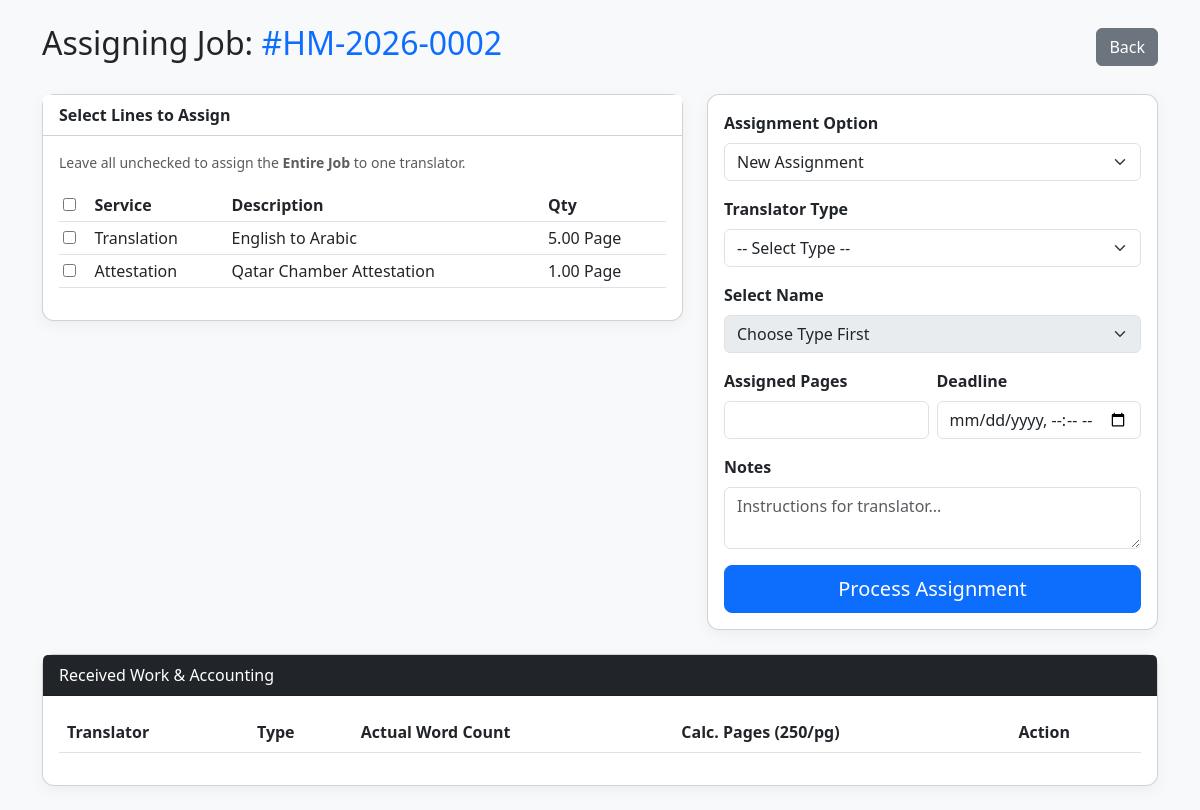
Page /assign_task.php?id=53 (signed in) on the committed database.
### tables this page shows
CREATE TABLE `jobs` (
  `id` int(11) NOT NULL,
  `job_no` varchar(20) NOT NULL,
  `client_id` int(11) NOT NULL,
  `branch_id` int(11) NOT NULL,
  `receiving_method` varchar(50) DEFAULT 'Walk-in',
  `whatsapp_number_id` int(11) DEFAULT NULL,
  `status` enum('Draft','In Progress','Ready','Completed') DEFAULT 'Draft',
  `created_by` int(11) DEFAULT NULL,
  `grand_total` decimal(10,2) DEFAULT 0.00,
  `payment_status` enum('Unpaid','Partially Paid','Paid') DEFAULT 'Unpaid',
  `delivery_info` varchar(255) DEFAULT NULL,
  `additional_notes` text DEFAULT NULL,
  `sub_total` decimal(10,2) DEFAULT 0.00,
  `discount` decimal(10,2) DEFAULT 0.00,
  `internal_notes` text DEFAULT NULL,
  `created_at` timestamp NOT NULL DEFAULT current_timestamp(),
  `amount_paid` decimal(10,2) DEFAULT 0.00,
  `amount_due` decimal(10,2) DEFAULT 0.00,
  `payment_method` varchar(50) DEFAULT NULL,
  `payment_ref` varchar(100) DEFAULT NULL,
  `assigned_to` int(11) DEFAULT NULL,
  `translator_id` int(11) DEFAULT NULL,
  `project_notes` text DEFAULT NULL,
  `deadline` datetime DEFAULT NULL,
  `assigned_translator` varchar(255) DEFAULT NULL,
  `translator_deadline` datetime DEFAULT NULL,
  `updated_at` timestamp NULL DEFAULT NULL ON UPDATE current_timestamp(),
  `client_ref` varchar(255) DEFAULT NULL
);

CREATE TABLE `job_items` (
  `id` int(11) NOT NULL,
  `job_id` int(11) NOT NULL,
  `service_type` varchar(50) DEFAULT NULL,
  `description` text DEFAULT NULL,
  `actual_qty` decimal(10,2) DEFAULT 1.00,
  `source_lang` varchar(50) DEFAULT NULL,
  `target_lang` varchar(50) DEFAULT NULL,
  `pages_s` int(11) DEFAULT 0,
  `pages_t` int(11) DEFAULT 0,
  `rate_per_page` decimal(10,2) DEFAULT NULL,
  `amount` decimal(10,2) DEFAULT NULL,
  `qty` decimal(10,2) DEFAULT 1.00,
  `unit` varchar(50) DEFAULT 'Page',
  `rate` decimal(10,2) DEFAULT 0.00,
  `total` decimal(10,2) DEFAULT 0.00
);

### assign_task.php (the view, shortened to what this page needs)
<?php
include 'db.php';
$job_id = isset($_GET['id']) ? (int)$_GET['id'] : 0;
$stmt = $pdo->prepare("SELECT j.*, b.name as branch_name FROM jobs j LEFT JOIN branches b ON j.branch_id = b.id WHERE j.id = ?");
$stmt->execute([$job_id]);
$job = $stmt->fetch();
$itemsStmt = $pdo->prepare("SELECT * FROM job_items WHERE job_id = ?");
$itemsStmt->execute([$job_id]);
$items = $itemsStmt->fetchAll();
?>
<!DOCTYPE html>
<html lang="en">
<head>
    <link href="https://cdn.jsdelivr.net/npm/bootstrap@5.3.0/dist/css/bootstrap.min.css" rel="stylesheet">
    <link rel="stylesheet" href="https://cdnjs.cloudflare.com/ajax/libs/font-awesome/6.4.0/css/all.min.css">
</head>
<body class="bg-light p-4">
<div class="container">
    <div class="d-flex justify-content-between align-items-center mb-4">
        <h2>Assigning Job: <span class="text-primary">#<?= $job['job_no'] ?></span></h2>
        <a href="manage_jobs.php" class="btn btn-secondary">Back</a>
    </div>
    <form method="POST">
        <div class="row">
            <div class="col-md-7">
                <div class="card assignment-card mb-4">
                    <div class="card-header bg-white fw-bold">Select Lines to Assign</div>
                    <div class="card-body">
                        <p class="small text-muted">Leave all unchecked to assign the <b>Entire Job</b> to one translator.</p>
                        <table class="table table-sm">
                            <thead>
                                <tr>
                                    <th><input type="checkbox" id="selectAll"></th>
                                    <th>Service</th>
                                    <th>Description</th>
                                    <th>Qty</th>
                                </tr>
                            </thead>
                            <tbody>
                                <?php foreach($items as $item): ?>
                                <tr>
                                    <td><input type="checkbox" name="assign_item_ids[]" value="<?= $item['id'] ?>" class="item-chk"></td>
                                    <td><?= $item['service_type'] ?></td>
                                    <td><?= $item['description'] ?></td>
                                    <td><?= $item['qty'] ?> <?= $item['unit'] ?></td>
                                </tr>
                                <?php endforeach; ?>
                            </tbody>
                        </table>
                    </div>
                </div>
            </div>
            <div class="col-md-5">
                <div class="card assignment-card p-3">
                    <div class="mb-3">
                        <label class="form-label fw-bold">Assignment Option</label>
                        <select name="assignment_status" class="form-select">
                            <option value="Assigned">New Assignment</option>
                        </select>
                    </div>
                    <div class="mb-3">
                        <label class="form-label fw-bold">Translator Type</label>
                        <select name="translator_type" id="typeSelect" class="form-select" required onchange="loadTranslators()">
                            <option value="">-- Select Type --</option>
                        </select>
                    </div>
                    <div class="mb-3">
                        <label class="form-label fw-bold">Select Name</label>
                        <select name="translator_id" id="nameSelect" class="form-select" required disabled>
                            <option value="">Choose Type First</option>
                        </select>
                    </div>
                    <div class="row g-2 mb-3">
                        <div class="col-6">
                            <label class="form-label fw-bold">Assigned Pages</label>
                            <input type="number" step="0.1" name="assigned_pages" class="form-control" required>
                        </div>
                        <div class="col-6">
                            <label class="form-label fw-bold">Deadline</label>
                            <input type="datetime-local" name="deadline" class="form-control" required>
                        </div>
                    </div>
                    <div class="mb-3">
                        <label class="form-label fw-bold">Notes</label>
                        <textarea name="notes" class="form-control" rows="2" placeholder="Instructions for translator..."></textarea>
                    </div>
                    <div class="d-grid">
                        <button type="submit" class="btn btn-primary btn-lg">Process Assignment</button>
                    </div>
                </div>
            </div>
        </div>
    </form>
    <div class="card assignment-card mt-4">
        <div class="card-header bg-dark text-white">Received Work & Accounting</div>
        <div class="card-body">
            <table class="table align-middle">
                <thead>
                    <tr>
                        <th>Translator</th>
                        <th>Type</th>
                        <th>Actual Word Count</th>
                        <th>Calc. Pages (250/pg)</th>
                        <th>Action</th>
                    </tr>
                </thead>
            </table>
        </div>
    </div>
</div>
</body>
</html>

### assign_task.php (style rules this page uses)
.assignment-card { background: #fff; border-radius: 12px; box-shadow: 0 4px 15px rgba(0,0,0,0.05); }

### rows in the picture
jobs: job_no "HM-2026-0002"
job_items: service_type "Translation", description "English to Arabic", qty "5.00", unit "Page"
job_items: service_type "Attestation", description "Qatar Chamber Attestation", qty "1.00", unit "Page"
